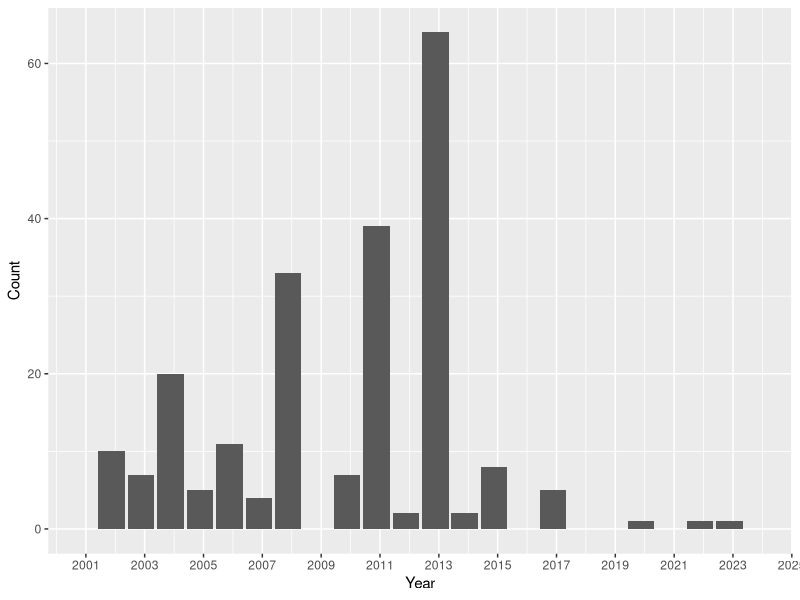
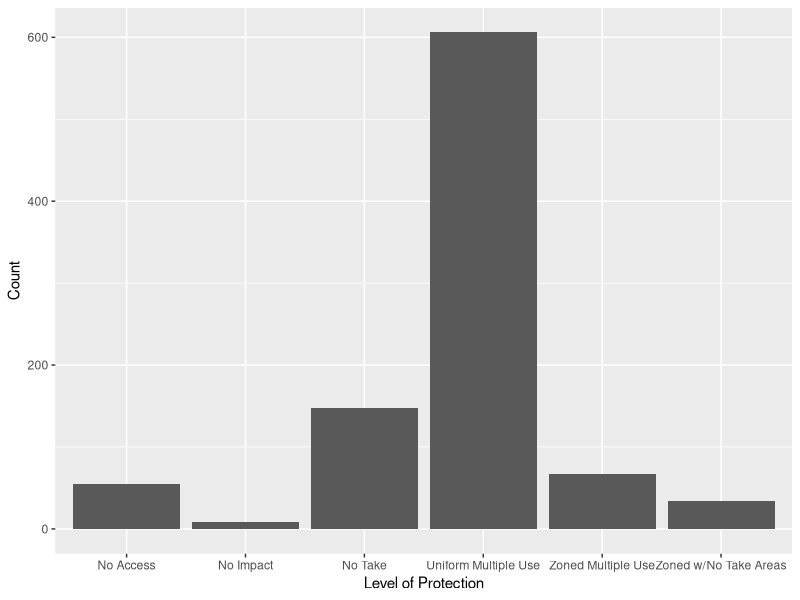
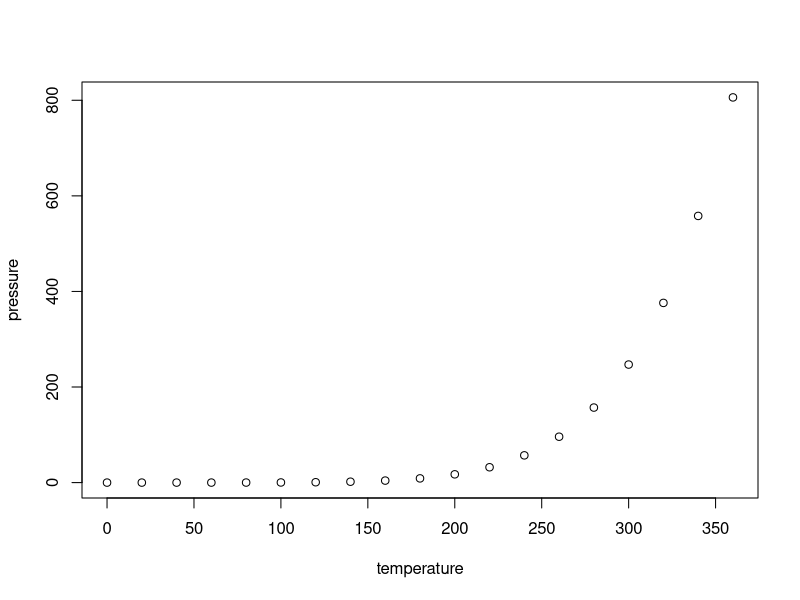

Write R code to recreate these figures, in order.
## ---- chunk 1
library(here)
library(tidyverse)
library(lubridate)
library(dplyr)
library(ggplot2)
here()

MPA.data <- read.csv(here('DataRaw/NOAA_Marine_Protected_Areas_Inventory_2023.csv'),
                     stringsAsFactors = TRUE, 
                     colClasses = c('Year.Established' = 'factor'))

MPA.data.clean <- MPA.data %>%
  select(OBJECTID, Site.Name, State, Level.of.Protection, Management.Plan, Year.Established, Marine.Status, Area..km2., Marine.Area..km2., Percent.Area.Marine, No.Take.Area..km2., Longitude, Latitude) %>% 
  filter(Year.Established != 0)

MPA.data.clean$Year.Established <- as.Date(MPA.data.clean$Year.Established, format = '%Y')

colnames(MPA.data.clean)[8] <- "Area"
colnames(MPA.data.clean)[9] <- "Marine.Area"
colnames(MPA.data.clean)[11] <- "No.Take.Area"
  
Clean.plot <- 
  ggplot(MPA.data.clean) +
  geom_bar(aes(x=Year.Established)) +
  scale_x_date(date_breaks = "2 years", date_labels = "%Y", limits = as.Date(c("2000-11-15", "2023-11-15"))) +
  labs(x = "Year", y = "Count")
print(Clean.plot)


NoTake <- MPA.data.clean %>% 
  filter(No.Take.Area != 0)

PartialNoTake <- NoTake %>% 
  filter(Area != No.Take.Area)

LevelofProtection <- ggplot(MPA.data.clean) +
  geom_bar(aes(x=Level.of.Protection)) +
  labs(x = "Level of Protection",
       y = "Count") +
  theme(element_text(angle = 45))
print(LevelofProtection)
  

unique(MPA.data.clean$Level.of.Protection)


## ---- chunk 2
summary(cars)
## ---- chunk 3
plot(pressure)
